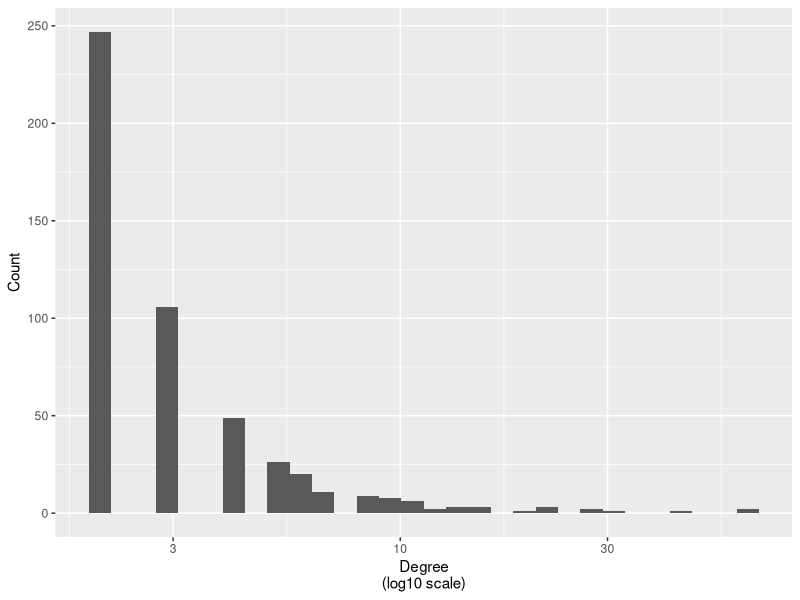

The R source for this figure:
## ---- chunk 1
## Model parameters
n <- 500
m <- 2

## Generating the graph
set.seed(3312)
g <- matrix(0, nrow = n, ncol = n)
g[1:m, 1:m] <- 1
diag(g) <- 0

## Adding nodes
for (i in (m + 1):n) {

  # Selecting the nodes to connect to
  ids <- sample(
    x       = 1:(i-1), # Up to i-1
    size    = m,       # m nodes
    replace = FALSE,   # No replacement
    # Probability proportional to the degree
    prob    = colSums(g[, 1:(i-1), drop = FALSE])
    )

  # Adding the edges
  g[i, ids] <- 1
  g[ids, i] <- 1

}

## Visualizing the degree distribution
library(ggplot2)
data.frame(degree = colSums(g)) |>
  ggplot(aes(degree)) +
  geom_histogram() +
  scale_x_log10() +
  labs(
    x = "Degree\n(log10 scale)",
    y = "Count"
  )
